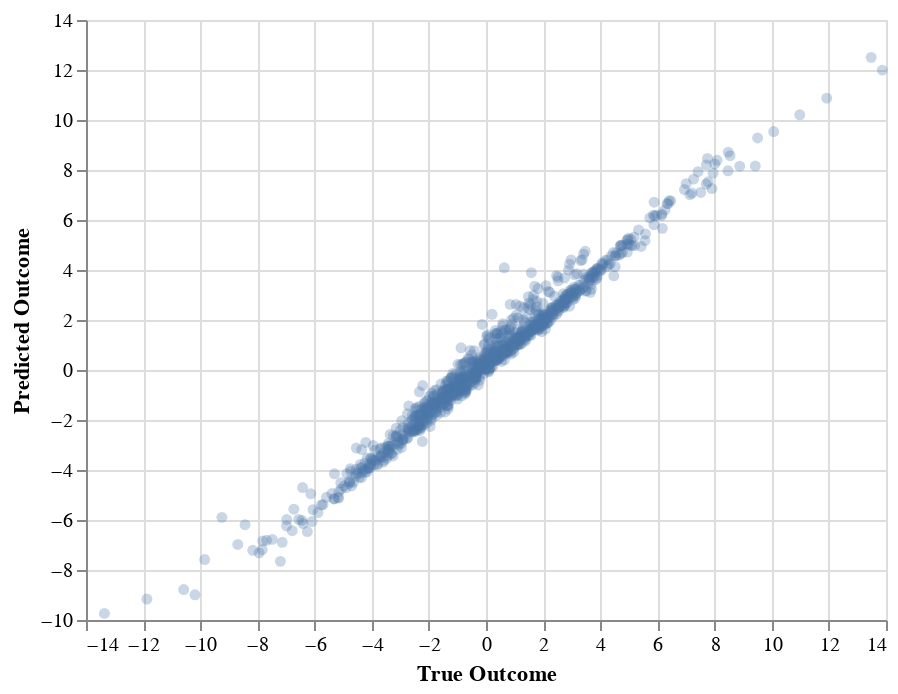

Write notebook code for a chart like this one.
### Code cell
df = pd.DataFrame({
    'Predicted Outcome': y_test_pred[:, 0],
    'True Outcome': y_test
})
alt.Chart(df).mark_point(filled=True, opacity=0.3).encode(
    alt.X('True Outcome:Q'),
    alt.Y('Predicted Outcome:Q')
)

### Figure 1 — Vega-Lite specification as saved in the notebook (floating-point values rounded to 4 significant figures; data arrays with more than 128 entries replaced by an {"elided": "..."} marker saying what was removed)
{"config": {"view": {"continuousWidth": 400, "continuousHeight": 300}}, "data": {"name": "data-a8e53f48295e2c051814c42854a73f20"}, "mark": {"type": "point", "filled": true, "opacity": 0.3}, "encoding": {"x": {"type": "quantitative", "field": "True Outcome"}, "y": {"type": "quantitative", "field": "Predicted Outcome"}}, "$schema": "https://vega.github.io/schema/vega-lite/v4.0.2.json", "datasets": {"data-a8e53f48295e2c051814c42854a73f20": {"elided": "1000 records"}}}
